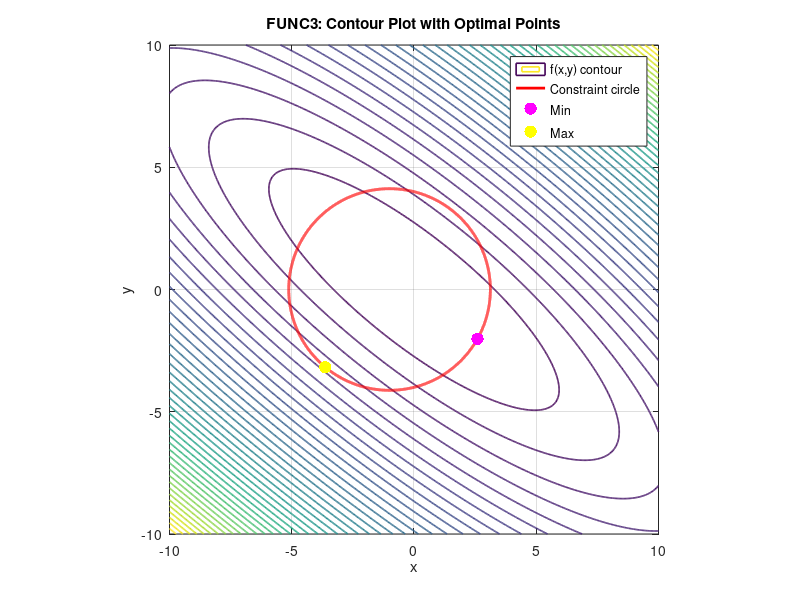
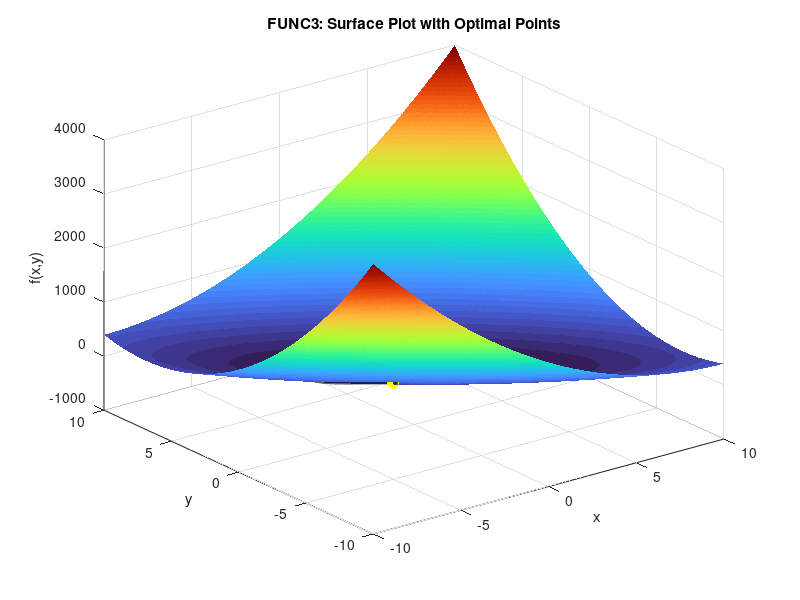

These charts were generated, in order, by the following MATLAB code:
%% FUNC3: Optimal points on constraint (numerically computed)
clc; clear; close all;

out_dir = "../../../../figures/matlab/func3";
if ~exist(out_dir, "dir")
    mkdir(out_dir);
end

% 1) Feasible curve parametrization
% Constraint: (x+1)^2 + y^2 = 17
R = sqrt(17);
t = linspace(0, 2*pi, 20000);

x = -1 + R*cos(t);
y = R*sin(t);

% Objective values along feasible curve
fvals = 9*x.^2 + 13*y.^2 + 18*x.*y - 4;

% Numerical min and max
[Fmin, i_min] = min(fvals);
[Fmax, i_max] = max(fvals);

min_pt = [x(i_min), y(i_min), Fmin];
max_pt = [x(i_max), y(i_max), Fmax];

fprintf("\n=== FUNC3 Optimal Points ===\n");
fprintf("Min point: (%.4f, %.4f), f = %.4f\n", min_pt(1), min_pt(2), min_pt(3));
fprintf("Max point: (%.4f, %.4f), f = %.4f\n", max_pt(1), max_pt(2), max_pt(3));


% Contour plot with optimal points
[xg, yg] = meshgrid(linspace(-10,10,600));
Fg = 9*xg.^2 + 13*yg.^2 + 18*xg.*yg - 4;

figure;
contour(xg, yg, Fg, 40, 'LineWidth', 1.2);
hold on;

% Feasible circle
plot(x, y, 'r', 'LineWidth', 2);

% Min & Max points
scatter(min_pt(1), min_pt(2), 80, 'm', 'filled');
scatter(max_pt(1), max_pt(2), 80, 'y', 'filled');

title("FUNC3: Contour Plot with Optimal Points");
xlabel("x"); ylabel("y");
legend("f(x,y) contour", "Constraint circle", "Min", "Max");
axis equal; grid on;

saveas(gcf, fullfile(out_dir, "fig_contour_optimal.png"));


% Surface plot with optimal points
figure;
surf(xg, yg, Fg, 'EdgeColor','none');
colormap turbo;
hold on;

% Constraint curve on surface
zc = 9*x.^2 + 13*y.^2 + 18*x.*y - 4;
plot3(x, y, zc, 'k', 'LineWidth', 2);

% Optimal points
plot3(min_pt(1), min_pt(2), min_pt(3), 'mo', 'MarkerSize', 8, "MarkerFaceColor","m");
plot3(max_pt(1), max_pt(2), max_pt(3), 'yo', 'MarkerSize', 8, "MarkerFaceColor","y");

title("FUNC3: Surface Plot with Optimal Points");
xlabel("x"); ylabel("y"); zlabel("f(x,y)");
grid on;

saveas(gcf, fullfile(out_dir, "fig_surface_optimal.png"));